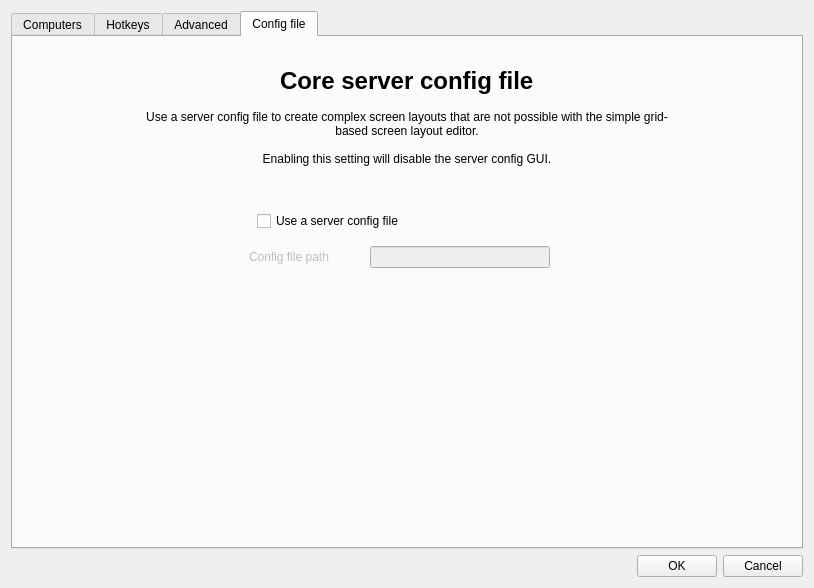
<?xml version="1.0" encoding="UTF-8"?>
<ui version="4.0">
 <class>ServerConfigDialogBase</class>
 <widget class="QDialog" name="ServerConfigDialogBase">
  <property name="geometry">
   <rect>
    <x>0</x>
    <y>0</y>
    <width>814</width>
    <height>588</height>
   </rect>
  </property>
  <property name="minimumSize">
   <size>
    <width>0</width>
    <height>0</height>
   </size>
  </property>
  <property name="windowTitle">
   <string>Server Configuration</string>
  </property>
  <layout class="QVBoxLayout">
   <item>
    <widget class="QTabWidget" name="m_pTabWidget">
     <property name="minimumSize">
      <size>
       <width>0</width>
       <height>0</height>
      </size>
     </property>
     <property name="currentIndex">
      <number>3</number>
     </property>
     <widget class="QWidget" name="m_pTabScreens">
      <attribute name="title">
       <string>Computers</string>
      </attribute>
      <layout class="QVBoxLayout">
       <property name="leftMargin">
        <number>6</number>
       </property>
       <property name="topMargin">
        <number>5</number>
       </property>
       <property name="rightMargin">
        <number>6</number>
       </property>
       <property name="bottomMargin">
        <number>5</number>
       </property>
       <item>
        <layout class="QHBoxLayout">
         <property name="spacing">
          <number>6</number>
         </property>
         <item>
          <widget class="TrashScreenWidget" name="m_pTrashScreenWidget">
           <property name="acceptDrops">
            <bool>true</bool>
           </property>
           <property name="toolTip">
            <string>Drag a screen from the grid to the trashcan to remove it.</string>
           </property>
           <property name="frameShape">
            <enum>QFrame::StyledPanel</enum>
           </property>
           <property name="frameShadow">
            <enum>QFrame::Raised</enum>
           </property>
           <property name="text">
            <string/>
           </property>
           <property name="pixmap">
            <pixmap>:/icons/64x64/user-trash.png</pixmap>
           </property>
          </widget>
         </item>
         <item>
          <spacer name="horizontalSpacer_21">
           <property name="orientation">
            <enum>Qt::Horizontal</enum>
           </property>
           <property name="sizeHint" stdset="0">
            <size>
             <width>40</width>
             <height>20</height>
            </size>
           </property>
          </spacer>
         </item>
         <item>
          <widget class="QLabel" name="label_2">
           <property name="sizePolicy">
            <sizepolicy hsizetype="Preferred" vsizetype="Preferred">
             <horstretch>1</horstretch>
             <verstretch>0</verstretch>
            </sizepolicy>
           </property>
           <property name="maximumSize">
            <size>
             <width>310</width>
             <height>16777215</height>
            </size>
           </property>
           <property name="text">
            <string>Configure the layout of your computer displays by dragging to where you want.</string>
           </property>
           <property name="alignment">
            <set>Qt::AlignCenter</set>
           </property>
           <property name="wordWrap">
            <bool>true</bool>
           </property>
           <property name="indent">
            <number>-1</number>
           </property>
          </widget>
         </item>
         <item>
          <spacer name="horizontalSpacer_22">
           <property name="orientation">
            <enum>Qt::Horizontal</enum>
           </property>
           <property name="sizeHint" stdset="0">
            <size>
             <width>40</width>
             <height>20</height>
            </size>
           </property>
          </spacer>
         </item>
         <item>
          <layout class="QVBoxLayout" name="verticalLayout">
           <property name="spacing">
            <number>0</number>
           </property>
           <property name="leftMargin">
            <number>0</number>
           </property>
           <item>
            <widget class="QPushButton" name="m_pButtonAddComputer">
             <property name="text">
              <string>Add computer</string>
             </property>
             <property name="default">
              <bool>true</bool>
             </property>
            </widget>
           </item>
          </layout>
         </item>
        </layout>
       </item>
       <item>
        <spacer name="verticalSpacer">
         <property name="orientation">
          <enum>Qt::Vertical</enum>
         </property>
         <property name="sizeType">
          <enum>QSizePolicy::Fixed</enum>
         </property>
         <property name="sizeHint" stdset="0">
          <size>
           <width>20</width>
           <height>10</height>
          </size>
         </property>
        </spacer>
       </item>
       <item>
        <widget class="ScreenSetupView" name="m_pScreenSetupView">
         <property name="sizePolicy">
          <sizepolicy hsizetype="MinimumExpanding" vsizetype="Expanding">
           <horstretch>0</horstretch>
           <verstretch>0</verstretch>
          </sizepolicy>
         </property>
         <property name="minimumSize">
          <size>
           <width>0</width>
           <height>273</height>
          </size>
         </property>
         <property name="maximumSize">
          <size>
           <width>16777215</width>
           <height>16777215</height>
          </size>
         </property>
         <property name="acceptDrops">
          <bool>true</bool>
         </property>
         <property name="autoFillBackground">
          <bool>false</bool>
         </property>
         <property name="frameShape">
          <enum>QFrame::StyledPanel</enum>
         </property>
         <property name="frameShadow">
          <enum>QFrame::Sunken</enum>
         </property>
        </widget>
       </item>
      </layout>
     </widget>
     <widget class="QWidget" name="m_pTabHotkeys">
      <attribute name="title">
       <string>Hotkeys</string>
      </attribute>
      <layout class="QHBoxLayout">
       <item>
        <widget class="QGroupBox" name="groupBox">
         <property name="font">
          <font>
           <kerning>false</kerning>
          </font>
         </property>
         <property name="title">
          <string>&amp;Hotkeys</string>
         </property>
         <layout class="QGridLayout">
          <item row="0" column="0" rowspan="4">
           <widget class="QListWidget" name="m_pListHotkeys"/>
          </item>
          <item row="0" column="1">
           <widget class="QPushButton" name="m_pButtonNewHotkey">
            <property name="enabled">
             <bool>true</bool>
            </property>
            <property name="text">
             <string>&amp;New</string>
            </property>
           </widget>
          </item>
          <item row="1" column="1">
           <widget class="QPushButton" name="m_pButtonEditHotkey">
            <property name="enabled">
             <bool>false</bool>
            </property>
            <property name="text">
             <string>&amp;Edit</string>
            </property>
           </widget>
          </item>
          <item row="2" column="1">
           <widget class="QPushButton" name="m_pButtonRemoveHotkey">
            <property name="enabled">
             <bool>false</bool>
            </property>
            <property name="text">
             <string>&amp;Remove</string>
            </property>
           </widget>
          </item>
          <item row="3" column="1">
           <spacer>
            <property name="orientation">
             <enum>Qt::Vertical</enum>
            </property>
            <property name="sizeHint" stdset="0">
             <size>
              <width>75</width>
              <height>161</height>
             </size>
            </property>
           </spacer>
          </item>
         </layout>
        </widget>
       </item>
       <item>
        <widget class="QGroupBox" name="groupBox_2">
         <property name="font">
          <font>
           <kerning>true</kerning>
          </font>
         </property>
         <property name="title">
          <string>A&amp;ctions</string>
         </property>
         <layout class="QGridLayout">
          <item row="0" column="0" rowspan="4">
           <widget class="QListWidget" name="m_pListActions"/>
          </item>
          <item row="0" column="1">
           <widget class="QPushButton" name="m_pButtonNewAction">
            <property name="enabled">
             <bool>false</bool>
            </property>
            <property name="text">
             <string>Ne&amp;w</string>
            </property>
           </widget>
          </item>
          <item row="1" column="1">
           <widget class="QPushButton" name="m_pButtonEditAction">
            <property name="enabled">
             <bool>false</bool>
            </property>
            <property name="text">
             <string>E&amp;dit</string>
            </property>
           </widget>
          </item>
          <item row="2" column="1">
           <widget class="QPushButton" name="m_pButtonRemoveAction">
            <property name="enabled">
             <bool>false</bool>
            </property>
            <property name="text">
             <string>Re&amp;move</string>
            </property>
           </widget>
          </item>
          <item row="3" column="1">
           <spacer>
            <property name="orientation">
             <enum>Qt::Vertical</enum>
            </property>
            <property name="sizeHint" stdset="0">
             <size>
              <width>20</width>
              <height>40</height>
             </size>
            </property>
           </spacer>
          </item>
         </layout>
        </widget>
       </item>
      </layout>
     </widget>
     <widget class="QWidget" name="m_pTabAdvanced">
      <attribute name="title">
       <string>Advanced</string>
      </attribute>
      <layout class="QGridLayout">
       <property name="leftMargin">
        <number>9</number>
       </property>
       <property name="rightMargin">
        <number>9</number>
       </property>
       <item row="1" column="0">
        <layout class="QVBoxLayout" name="verticalLayout_21">
         <property name="spacing">
          <number>0</number>
         </property>
         <property name="topMargin">
          <number>0</number>
         </property>
         <property name="bottomMargin">
          <number>0</number>
         </property>
         <item>
          <widget class="QGroupBox" name="m_pGroupSwitch">
           <property name="font">
            <font>
             <kerning>true</kerning>
            </font>
           </property>
           <property name="title">
            <string>&amp;Switch computer</string>
           </property>
           <layout class="QVBoxLayout">
            <property name="spacing">
             <number>6</number>
            </property>
            <property name="topMargin">
             <number>6</number>
            </property>
            <property name="bottomMargin">
             <number>6</number>
            </property>
            <item>
             <layout class="QHBoxLayout">
              <item>
               <widget class="QCheckBox" name="m_pCheckBoxSwitchDelay">
                <property name="enabled">
                 <bool>true</bool>
                </property>
                <property name="text">
                 <string>Switch &amp;after waiting</string>
                </property>
               </widget>
              </item>
              <item>
               <spacer>
                <property name="orientation">
                 <enum>Qt::Horizontal</enum>
                </property>
                <property name="sizeHint" stdset="0">
                 <size>
                  <width>40</width>
                  <height>20</height>
                 </size>
                </property>
               </spacer>
              </item>
              <item>
               <widget class="QSpinBox" name="m_pSpinBoxSwitchDelay">
                <property name="enabled">
                 <bool>false</bool>
                </property>
                <property name="minimum">
                 <number>10</number>
                </property>
                <property name="maximum">
                 <number>10000</number>
                </property>
                <property name="singleStep">
                 <number>10</number>
                </property>
                <property name="value">
                 <number>250</number>
                </property>
               </widget>
              </item>
              <item>
               <widget class="QLabel" name="m_pLabel_14">
                <property name="text">
                 <string>ms</string>
                </property>
               </widget>
              </item>
             </layout>
            </item>
            <item>
             <layout class="QHBoxLayout">
              <item>
               <widget class="QCheckBox" name="m_pCheckBoxSwitchDoubleTap">
                <property name="enabled">
                 <bool>true</bool>
                </property>
                <property name="text">
                 <string>Switch on double &amp;tap within</string>
                </property>
               </widget>
              </item>
              <item>
               <spacer>
                <property name="orientation">
                 <enum>Qt::Horizontal</enum>
                </property>
                <property name="sizeHint" stdset="0">
                 <size>
                  <width>40</width>
                  <height>20</height>
                 </size>
                </property>
               </spacer>
              </item>
              <item>
               <widget class="QSpinBox" name="m_pSpinBoxSwitchDoubleTap">
                <property name="enabled">
                 <bool>false</bool>
                </property>
                <property name="minimum">
                 <number>10</number>
                </property>
                <property name="maximum">
                 <number>10000</number>
                </property>
                <property name="singleStep">
                 <number>10</number>
                </property>
                <property name="value">
                 <number>250</number>
                </property>
               </widget>
              </item>
              <item>
               <widget class="QLabel" name="m_pLabel_15">
                <property name="text">
                 <string>ms</string>
                </property>
               </widget>
              </item>
             </layout>
            </item>
           </layout>
          </widget>
         </item>
         <item>
          <spacer name="verticalSpacer_41">
           <property name="orientation">
            <enum>Qt::Vertical</enum>
           </property>
           <property name="sizeType">
            <enum>QSizePolicy::Fixed</enum>
           </property>
           <property name="sizeHint" stdset="0">
            <size>
             <width>20</width>
             <height>13</height>
            </size>
           </property>
          </spacer>
         </item>
         <item>
          <widget class="QGroupBox" name="groupBox_3">
           <property name="font">
            <font>
             <kerning>true</kerning>
            </font>
           </property>
           <property name="title">
            <string>Clipboard sharing</string>
           </property>
           <layout class="QVBoxLayout" name="verticalLayout_3">
            <property name="topMargin">
             <number>6</number>
            </property>
            <item>
             <layout class="QHBoxLayout" name="horizontalLayout">
              <property name="spacing">
               <number>6</number>
              </property>
              <item>
               <widget class="QCheckBox" name="m_pCheckBoxEnableClipboard">
                <property name="sizePolicy">
                 <sizepolicy hsizetype="Minimum" vsizetype="Preferred">
                  <horstretch>0</horstretch>
                  <verstretch>0</verstretch>
                 </sizepolicy>
                </property>
                <property name="text">
                 <string>Enable clipboard sharing</string>
                </property>
                <property name="checked">
                 <bool>true</bool>
                </property>
               </widget>
              </item>
              <item>
               <spacer name="horizontalSpacer">
                <property name="orientation">
                 <enum>Qt::Horizontal</enum>
                </property>
                <property name="sizeHint" stdset="0">
                 <size>
                  <width>40</width>
                  <height>20</height>
                 </size>
                </property>
               </spacer>
              </item>
              <item>
               <widget class="QSpinBox" name="m_pSpinBoxClipboardSizeLimit">
                <property name="enabled">
                 <bool>false</bool>
                </property>
                <property name="maximum">
                 <number>10000</number>
                </property>
                <property name="value">
                 <number>3</number>
                </property>
               </widget>
              </item>
              <item>
               <widget class="QLabel" name="label_4">
                <property name="text">
                 <string>mb</string>
                </property>
               </widget>
              </item>
             </layout>
            </item>
            <item>
             <spacer name="verticalSpacer_3">
              <property name="orientation">
               <enum>Qt::Vertical</enum>
              </property>
              <property name="sizeHint" stdset="0">
               <size>
                <width>20</width>
                <height>60</height>
               </size>
              </property>
             </spacer>
            </item>
           </layout>
          </widget>
         </item>
        </layout>
       </item>
       <item row="5" column="0">
        <spacer>
         <property name="orientation">
          <enum>Qt::Vertical</enum>
         </property>
         <property name="sizeHint" stdset="0">
          <size>
           <width>20</width>
           <height>40</height>
          </size>
         </property>
        </spacer>
       </item>
       <item row="4" column="0" colspan="3">
        <widget class="QGroupBox" name="m_pGroupSwitchCorners">
         <property name="font">
          <font>
           <kerning>true</kerning>
          </font>
         </property>
         <property name="title">
          <string>&amp;Dead corners for this computer</string>
         </property>
         <property name="checked">
          <bool>false</bool>
         </property>
         <layout class="QGridLayout">
          <property name="topMargin">
           <number>6</number>
          </property>
          <item row="1" column="0" colspan="3">
           <widget class="QCheckBox" name="m_pCheckBoxCornerTopLeft">
            <property name="text">
             <string>To&amp;p-left</string>
            </property>
           </widget>
          </item>
          <item row="1" column="3" colspan="2">
           <widget class="QCheckBox" name="m_pCheckBoxCornerTopRight">
            <property name="text">
             <string>Top-rig&amp;ht</string>
            </property>
           </widget>
          </item>
          <item row="2" column="0" colspan="3">
           <widget class="QCheckBox" name="m_pCheckBoxCornerBottomLeft">
            <property name="text">
             <string>&amp;Bottom-left</string>
            </property>
           </widget>
          </item>
          <item row="2" column="3" colspan="2">
           <widget class="QCheckBox" name="m_pCheckBoxCornerBottomRight">
            <property name="text">
             <string>Bottom-ri&amp;ght</string>
            </property>
           </widget>
          </item>
          <item row="1" column="5">
           <layout class="QHBoxLayout" name="horizontalLayout_21">
            <item>
             <widget class="QLabel" name="label">
              <property name="text">
               <string>Cor&amp;ner Size:</string>
              </property>
              <property name="buddy">
               <cstring>m_pSpinBoxSwitchCornerSize</cstring>
              </property>
             </widget>
            </item>
            <item>
             <widget class="QSpinBox" name="m_pSpinBoxSwitchCornerSize">
              <property name="maximum">
               <number>30000</number>
              </property>
             </widget>
            </item>
            <item>
             <widget class="QLabel" name="label_3">
              <property name="text">
               <string>px</string>
              </property>
             </widget>
            </item>
           </layout>
          </item>
         </layout>
        </widget>
       </item>
       <item row="1" column="2">
        <layout class="QVBoxLayout" name="verticalLayout_4">
         <property name="topMargin">
          <number>0</number>
         </property>
         <property name="rightMargin">
          <number>0</number>
         </property>
         <item>
          <widget class="QGroupBox" name="m_pGroupOptions">
           <property name="font">
            <font>
             <kerning>false</kerning>
            </font>
           </property>
           <property name="title">
            <string>&amp;Options</string>
           </property>
           <layout class="QGridLayout">
            <property name="verticalSpacing">
             <number>12</number>
            </property>
            <item row="11" column="0">
             <spacer>
              <property name="orientation">
               <enum>Qt::Vertical</enum>
              </property>
              <property name="sizeHint" stdset="0">
               <size>
                <width>20</width>
                <height>16</height>
               </size>
              </property>
             </spacer>
            </item>
            <item row="1" column="0">
             <widget class="QCheckBox" name="m_pCheckBoxRelativeMouseMoves">
              <property name="enabled">
               <bool>true</bool>
              </property>
              <property name="text">
               <string>Use &amp;relative mouse moves</string>
              </property>
             </widget>
            </item>
            <item row="0" column="0">
             <layout class="QHBoxLayout">
              <property name="spacing">
               <number>9</number>
              </property>
              <property name="leftMargin">
               <number>0</number>
              </property>
              <item>
               <widget class="QCheckBox" name="m_pCheckBoxHeartbeat">
                <property name="enabled">
                 <bool>true</bool>
                </property>
                <property name="text">
                 <string>&amp;Check clients every</string>
                </property>
               </widget>
              </item>
              <item>
               <spacer>
                <property name="orientation">
                 <enum>Qt::Horizontal</enum>
                </property>
                <property name="sizeHint" stdset="0">
                 <size>
                  <width>40</width>
                  <height>20</height>
                 </size>
                </property>
               </spacer>
              </item>
              <item>
               <widget class="QSpinBox" name="m_pSpinBoxHeartbeat">
                <property name="enabled">
                 <bool>false</bool>
                </property>
                <property name="sizePolicy">
                 <sizepolicy hsizetype="Maximum" vsizetype="Fixed">
                  <horstretch>0</horstretch>
                  <verstretch>0</verstretch>
                 </sizepolicy>
                </property>
                <property name="minimum">
                 <number>1000</number>
                </property>
                <property name="maximum">
                 <number>30000</number>
                </property>
                <property name="singleStep">
                 <number>1000</number>
                </property>
                <property name="value">
                 <number>5000</number>
                </property>
               </widget>
              </item>
              <item>
               <widget class="QLabel" name="m_pLabel_16">
                <property name="text">
                 <string>ms</string>
                </property>
               </widget>
              </item>
             </layout>
            </item>
            <item row="4" column="0">
             <widget class="QCheckBox" name="m_pCheckBoxIgnoreAutoConfigClient">
              <property name="text">
               <string>Ignore auto config clients</string>
              </property>
             </widget>
            </item>
            <item row="6" column="0">
             <widget class="QCheckBox" name="m_pCheckBoxDisableLockToScreen">
              <property name="text">
               <string>Disable lock to screen</string>
              </property>
             </widget>
            </item>
            <item row="7" column="0">
             <widget class="QCheckBox" name="m_pCheckBoxTouchActivateScreen">
              <property name="text">
               <string>Touch screen to activate (switch by tapping touchscreen)</string>
              </property>
             </widget>
            </item>
            <item row="3" column="0">
             <widget class="QCheckBox" name="m_pCheckBoxWin32KeepForeground">
              <property name="enabled">
               <bool>true</bool>
              </property>
              <property name="text">
               <string>Don't take &amp;foreground window on Windows servers</string>
              </property>
             </widget>
            </item>
           </layout>
          </widget>
         </item>
        </layout>
       </item>
       <item row="3" column="0">
        <spacer name="verticalSpacer_5">
         <property name="orientation">
          <enum>Qt::Vertical</enum>
         </property>
         <property name="sizeType">
          <enum>QSizePolicy::Fixed</enum>
         </property>
         <property name="sizeHint" stdset="0">
          <size>
           <width>20</width>
           <height>13</height>
          </size>
         </property>
        </spacer>
       </item>
      </layout>
     </widget>
     <widget class="QWidget" name="m_pTabAdvancedConfig">
      <property name="sizePolicy">
       <sizepolicy hsizetype="Preferred" vsizetype="Preferred">
        <horstretch>0</horstretch>
        <verstretch>0</verstretch>
       </sizepolicy>
      </property>
      <attribute name="title">
       <string>Config file</string>
      </attribute>
      <layout class="QVBoxLayout" name="verticalLayout_2">
       <property name="spacing">
        <number>15</number>
       </property>
       <property name="leftMargin">
        <number>120</number>
       </property>
       <property name="topMargin">
        <number>30</number>
       </property>
       <property name="rightMargin">
        <number>120</number>
       </property>
       <item alignment="Qt::AlignHCenter">
        <widget class="QLabel" name="label_5">
         <property name="font">
          <font>
           <pointsize>18</pointsize>
           <bold>true</bold>
          </font>
         </property>
         <property name="text">
          <string>Core server config file</string>
         </property>
         <property name="textFormat">
          <enum>Qt::PlainText</enum>
         </property>
        </widget>
       </item>
       <item>
        <widget class="QLabel" name="label_6">
         <property name="text">
          <string>Use a server config file to create complex screen layouts that are not possible with the simple grid-based screen layout editor.

Enabling this setting will disable the server config GUI.</string>
         </property>
         <property name="textFormat">
          <enum>Qt::MarkdownText</enum>
         </property>
         <property name="alignment">
          <set>Qt::AlignCenter</set>
         </property>
         <property name="wordWrap">
          <bool>true</bool>
         </property>
        </widget>
       </item>
       <item>
        <spacer name="verticalSpacer_4">
         <property name="orientation">
          <enum>Qt::Vertical</enum>
         </property>
         <property name="sizeType">
          <enum>QSizePolicy::Maximum</enum>
         </property>
         <property name="sizeHint" stdset="0">
          <size>
           <width>20</width>
           <height>30</height>
          </size>
         </property>
        </spacer>
       </item>
       <item>
        <layout class="QHBoxLayout" name="horizontalLayout_2">
         <property name="leftMargin">
          <number>0</number>
         </property>
         <property name="topMargin">
          <number>0</number>
         </property>
         <item>
          <spacer name="horizontalSpacer_2">
           <property name="orientation">
            <enum>Qt::Horizontal</enum>
           </property>
           <property name="sizeType">
            <enum>QSizePolicy::Expanding</enum>
           </property>
           <property name="sizeHint" stdset="0">
            <size>
             <width>40</width>
             <height>20</height>
            </size>
           </property>
          </spacer>
         </item>
         <item>
          <widget class="QCheckBox" name="m_pCheckBoxUseExternalConfig">
           <property name="sizePolicy">
            <sizepolicy hsizetype="Fixed" vsizetype="Fixed">
             <horstretch>0</horstretch>
             <verstretch>0</verstretch>
            </sizepolicy>
           </property>
           <property name="minimumSize">
            <size>
             <width>300</width>
             <height>0</height>
            </size>
           </property>
           <property name="text">
            <string>Use a server config file</string>
           </property>
          </widget>
         </item>
         <item>
          <spacer name="horizontalSpacer_3">
           <property name="orientation">
            <enum>Qt::Horizontal</enum>
           </property>
           <property name="sizeType">
            <enum>QSizePolicy::Expanding</enum>
           </property>
           <property name="sizeHint" stdset="0">
            <size>
             <width>40</width>
             <height>20</height>
            </size>
           </property>
          </spacer>
         </item>
        </layout>
       </item>
       <item>
        <layout class="QHBoxLayout" name="horizontalLayout_3">
         <property name="leftMargin">
          <number>40</number>
         </property>
         <property name="topMargin">
          <number>0</number>
         </property>
         <item>
          <spacer name="horizontalSpacer_4">
           <property name="orientation">
            <enum>Qt::Horizontal</enum>
           </property>
           <property name="sizeType">
            <enum>QSizePolicy::Expanding</enum>
           </property>
           <property name="sizeHint" stdset="0">
            <size>
             <width>40</width>
             <height>20</height>
            </size>
           </property>
          </spacer>
         </item>
         <item>
          <widget class="QLabel" name="m_pLabelConfigFile">
           <property name="enabled">
            <bool>false</bool>
           </property>
           <property name="sizePolicy">
            <sizepolicy hsizetype="Fixed" vsizetype="Preferred">
             <horstretch>0</horstretch>
             <verstretch>0</verstretch>
            </sizepolicy>
           </property>
           <property name="minimumSize">
            <size>
             <width>96</width>
             <height>0</height>
            </size>
           </property>
           <property name="text">
            <string>Config file path</string>
           </property>
          </widget>
         </item>
         <item>
          <spacer name="horizontalSpacer_6">
           <property name="orientation">
            <enum>Qt::Horizontal</enum>
           </property>
           <property name="sizeType">
            <enum>QSizePolicy::Fixed</enum>
           </property>
           <property name="sizeHint" stdset="0">
            <size>
             <width>10</width>
             <height>20</height>
            </size>
           </property>
          </spacer>
         </item>
         <item>
          <widget class="QLineEdit" name="m_pEditConfigFile">
           <property name="enabled">
            <bool>false</bool>
           </property>
           <property name="sizePolicy">
            <sizepolicy hsizetype="Fixed" vsizetype="Fixed">
             <horstretch>0</horstretch>
             <verstretch>0</verstretch>
            </sizepolicy>
           </property>
           <property name="minimumSize">
            <size>
             <width>180</width>
             <height>0</height>
            </size>
           </property>
          </widget>
         </item>
         <item>
          <widget class="QPushButton" name="m_pButtonBrowseConfigFile">
           <property name="enabled">
            <bool>false</bool>
           </property>
           <property name="sizePolicy">
            <sizepolicy hsizetype="Fixed" vsizetype="Fixed">
             <horstretch>0</horstretch>
             <verstretch>0</verstretch>
            </sizepolicy>
           </property>
           <property name="minimumSize">
            <size>
             <width>0</width>
             <height>0</height>
            </size>
           </property>
           <property name="cursor">
            <cursorShape>PointingHandCursor</cursorShape>
           </property>
           <property name="text">
            <string/>
           </property>
           <property name="icon">
            <iconset>
             <normaloff>:/icons/64x64/folder.png</normaloff>:/icons/64x64/folder.png</iconset>
           </property>
           <property name="iconSize">
            <size>
             <width>20</width>
             <height>13</height>
            </size>
           </property>
           <property name="flat">
            <bool>true</bool>
           </property>
          </widget>
         </item>
         <item>
          <spacer name="horizontalSpacer_5">
           <property name="orientation">
            <enum>Qt::Horizontal</enum>
           </property>
           <property name="sizeType">
            <enum>QSizePolicy::Expanding</enum>
           </property>
           <property name="sizeHint" stdset="0">
            <size>
             <width>40</width>
             <height>20</height>
            </size>
           </property>
          </spacer>
         </item>
        </layout>
       </item>
       <item>
        <spacer name="verticalSpacer_1">
         <property name="orientation">
          <enum>Qt::Vertical</enum>
         </property>
         <property name="sizeHint" stdset="0">
          <size>
           <width>20</width>
           <height>40</height>
          </size>
         </property>
        </spacer>
       </item>
      </layout>
     </widget>
    </widget>
   </item>
   <item>
    <widget class="QDialogButtonBox" name="m_pButtonBox">
     <property name="orientation">
      <enum>Qt::Horizontal</enum>
     </property>
     <property name="standardButtons">
      <set>QDialogButtonBox::Cancel|QDialogButtonBox::Ok</set>
     </property>
    </widget>
   </item>
  </layout>
 </widget>
 <customwidgets>
  <customwidget>
   <class>ScreenSetupView</class>
   <extends>QTableView</extends>
   <header>ScreenSetupView.h</header>
   <container>1</container>
  </customwidget>
  <customwidget>
   <class>TrashScreenWidget</class>
   <extends>QLabel</extends>
   <header>TrashScreenWidget.h</header>
  </customwidget>
 </customwidgets>
 <tabstops>
  <tabstop>m_pButtonBrowseConfigFile</tabstop>
  <tabstop>m_pButtonAddComputer</tabstop>
  <tabstop>m_pScreenSetupView</tabstop>
  <tabstop>m_pListHotkeys</tabstop>
  <tabstop>m_pButtonNewHotkey</tabstop>
  <tabstop>m_pButtonEditHotkey</tabstop>
  <tabstop>m_pButtonRemoveHotkey</tabstop>
  <tabstop>m_pListActions</tabstop>
  <tabstop>m_pButtonNewAction</tabstop>
  <tabstop>m_pButtonEditAction</tabstop>
  <tabstop>m_pButtonRemoveAction</tabstop>
  <tabstop>m_pCheckBoxSwitchDelay</tabstop>
  <tabstop>m_pSpinBoxSwitchDelay</tabstop>
  <tabstop>m_pCheckBoxSwitchDoubleTap</tabstop>
  <tabstop>m_pSpinBoxSwitchDoubleTap</tabstop>
  <tabstop>m_pCheckBoxEnableClipboard</tabstop>
  <tabstop>m_pSpinBoxClipboardSizeLimit</tabstop>
  <tabstop>m_pCheckBoxHeartbeat</tabstop>
  <tabstop>m_pSpinBoxHeartbeat</tabstop>
  <tabstop>m_pCheckBoxRelativeMouseMoves</tabstop>
  <tabstop>m_pCheckBoxWin32KeepForeground</tabstop>
  <tabstop>m_pCheckBoxIgnoreAutoConfigClient</tabstop>
  <tabstop>m_pCheckBoxDisableLockToScreen</tabstop>
  <tabstop>m_pCheckBoxTouchActivateScreen</tabstop>
  <tabstop>m_pCheckBoxCornerTopLeft</tabstop>
  <tabstop>m_pCheckBoxCornerBottomLeft</tabstop>
  <tabstop>m_pCheckBoxCornerTopRight</tabstop>
  <tabstop>m_pCheckBoxCornerBottomRight</tabstop>
  <tabstop>m_pSpinBoxSwitchCornerSize</tabstop>
  <tabstop>m_pCheckBoxUseExternalConfig</tabstop>
  <tabstop>m_pEditConfigFile</tabstop>
  <tabstop>m_pTabWidget</tabstop>
 </tabstops>
 <connections>
  <connection>
   <sender>m_pButtonBox</sender>
   <signal>accepted()</signal>
   <receiver>ServerConfigDialogBase</receiver>
   <slot>accept()</slot>
   <hints>
    <hint type="sourcelabel">
     <x>572</x>
     <y>424</y>
    </hint>
    <hint type="destinationlabel">
     <x>377</x>
     <y>-8</y>
    </hint>
   </hints>
  </connection>
  <connection>
   <sender>m_pButtonBox</sender>
   <signal>rejected()</signal>
   <receiver>ServerConfigDialogBase</receiver>
   <slot>reject()</slot>
   <hints>
    <hint type="sourcelabel">
     <x>641</x>
     <y>424</y>
    </hint>
    <hint type="destinationlabel">
     <x>595</x>
     <y>1</y>
    </hint>
   </hints>
  </connection>
  <connection>
   <sender>m_pCheckBoxSwitchDelay</sender>
   <signal>toggled(bool)</signal>
   <receiver>m_pSpinBoxSwitchDelay</receiver>
   <slot>setEnabled(bool)</slot>
   <hints>
    <hint type="sourcelabel">
     <x>110</x>
     <y>63</y>
    </hint>
    <hint type="destinationlabel">
     <x>110</x>
     <y>63</y>
    </hint>
   </hints>
  </connection>
  <connection>
   <sender>m_pCheckBoxSwitchDoubleTap</sender>
   <signal>toggled(bool)</signal>
   <receiver>m_pSpinBoxSwitchDoubleTap</receiver>
   <slot>setEnabled(bool)</slot>
   <hints>
    <hint type="sourcelabel">
     <x>110</x>
     <y>63</y>
    </hint>
    <hint type="destinationlabel">
     <x>110</x>
     <y>63</y>
    </hint>
   </hints>
  </connection>
  <connection>
   <sender>m_pCheckBoxHeartbeat</sender>
   <signal>toggled(bool)</signal>
   <receiver>m_pSpinBoxHeartbeat</receiver>
   <slot>setEnabled(bool)</slot>
   <hints>
    <hint type="sourcelabel">
     <x>110</x>
     <y>63</y>
    </hint>
    <hint type="destinationlabel">
     <x>110</x>
     <y>63</y>
    </hint>
   </hints>
  </connection>
  <connection>
   <sender>m_pListHotkeys</sender>
   <signal>itemDoubleClicked(QListWidgetItem*)</signal>
   <receiver>m_pButtonEditHotkey</receiver>
   <slot>click()</slot>
   <hints>
    <hint type="sourcelabel">
     <x>197</x>
     <y>115</y>
    </hint>
    <hint type="destinationlabel">
     <x>304</x>
     <y>115</y>
    </hint>
   </hints>
  </connection>
  <connection>
   <sender>m_pListActions</sender>
   <signal>itemDoubleClicked(QListWidgetItem*)</signal>
   <receiver>m_pButtonEditAction</receiver>
   <slot>click()</slot>
   <hints>
    <hint type="sourcelabel">
     <x>505</x>
     <y>120</y>
    </hint>
    <hint type="destinationlabel">
     <x>677</x>
     <y>118</y>
    </hint>
   </hints>
  </connection>
 </connections>
</ui>
